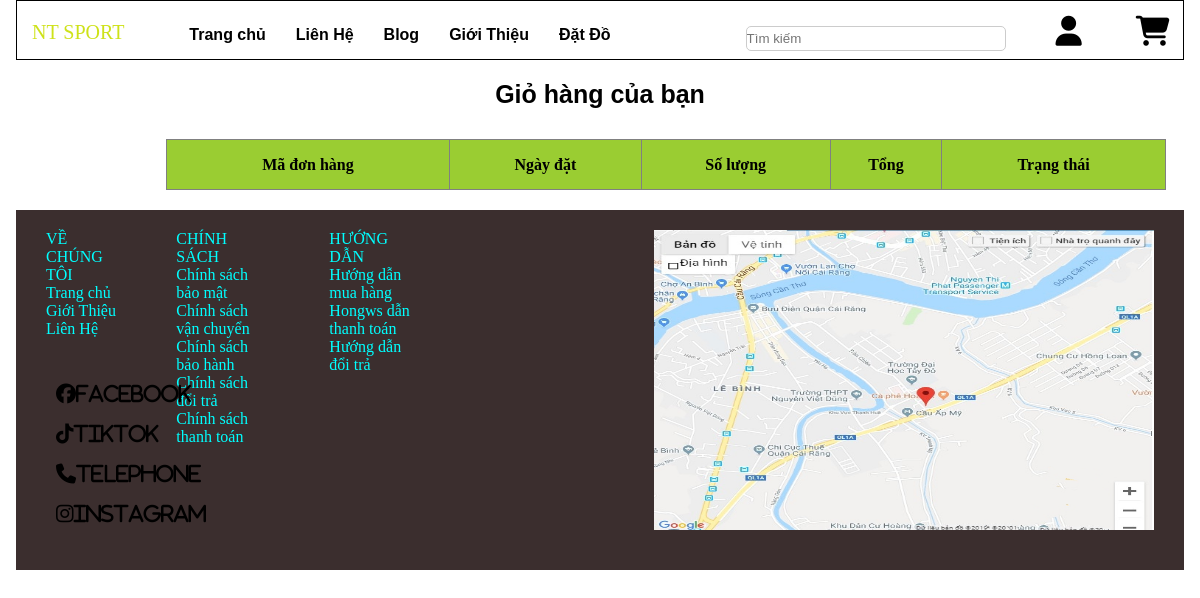
The page /index.php?act=mygh (signed in) on the database as committed earlier.
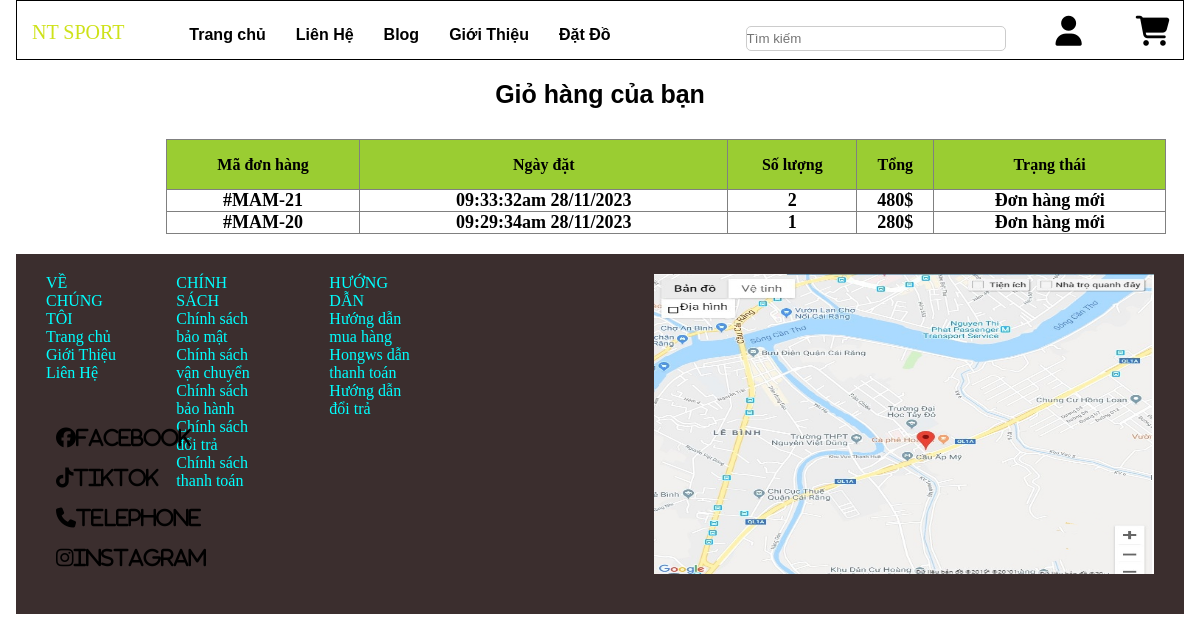
The same page on the database as committed later.
### tables this page shows
CREATE TABLE `hoadon` (
  `id` int(11) NOT NULL,
  `iduser` int(11) NOT NULL DEFAULT 0,
  `hd_name` varchar(255) NOT NULL,
  `hd_email` varchar(255) NOT NULL,
  `hd_address` varchar(255) NOT NULL,
  `hd_tel` int(11) NOT NULL,
  `hd_pttt` tinyint(4) NOT NULL DEFAULT 0 COMMENT '1.Trả khi nhận hàng\r\n2.Thanh toán qua ngân hàng\r\n3.Thanh toán online',
  `ngaydathang` varchar(50) NOT NULL,
  `tong` int(11) NOT NULL,
  `trangthai` varchar(255) NOT NULL DEFAULT '0' COMMENT '1.Chờ xác nhận\r\n2.Đang xử lý\r\n3.Đang giao'
);

### model/pdo.php (called while the page is built, shortened)
<?php
function pdo_get_connection(){
    $servername = "localhost";
    $username = "root";
    $password = "";
    try {
        $conn = new PDO("mysql:host=$servername;dbname=duan1", $username, $password);
        $conn->setAttribute(PDO::ATTR_ERRMODE, PDO::ERRMODE_EXCEPTION);
        return $conn;
    } catch(PDOException $e) {
        echo "Connection failed: " . $e->getMessage();
    }
}
function pdo_query($sql){
    $sql_args=array_slice(func_get_args(),1);
    try{
        $conn=pdo_get_connection();
        $stmt=$conn->prepare($sql);
        $stmt->execute($sql_args);
        $rows=$stmt->fetchAll();
        return $rows;
    }
    catch(PDOException $e){
        throw $e;
    }
    finally{
        unset($conn);
    }
}
?>

### model/giohang.php (called while the page is built, shortened)
<?php
function loadall_giohang_soluong($idhoadon){
    $sql = "select * from giohang where idhoadon='$idhoadon'";
    $result = pdo_query($sql);
    return sizeof($result);
}
function loadall_ghofme($iduser){
    $sql = "select * from hoadon where 1 ";
   if($iduser > 0){ $sql .= " AND iduser='$iduser'";
      $sql .= "order by id desc";}
    $result = pdo_query($sql);
    return $result;
}
function get_ttdh($n){
    switch($n) {
        case '0':
            $tt = "Đơn hàng mới";
            break;
    }
    return $tt;
}
?>

### view/giohang/ghofme.php (the view, shortened to what this page needs)
<main>
    <div class="giohang">
        <p>Giỏ hàng của bạn</p>
        <table>
            <tr>
                <th>Mã đơn hàng</th>
                <th>Ngày đặt</th>
                <th>Số lượng</th>
                <th>Tổng</th>
                <th>Trạng thái</th>
            </tr>
            <?php
            if (is_array($listdh)) {
                foreach ($listdh as $dh) {
                    extract($dh);
                    $ttdh = get_ttdh($dh['trangthai']);
                    $soluongdh = loadall_giohang_soluong($dh['id']);
                    ?>
                    <tr>
                        <td>#MAM-<?= $dh['id'] ?></td>
                        <td><?= $dh['ngaydathang'] ?></td>
                        <td><?= $soluongdh ?></td>
                        <td><?= $dh['tong'] . '$' ?></td>
                        <td><?= $ttdh ?></td>
                    </tr>
                <?php
                }
            }
            ?>
        </table>
    </div>
</main>

### view/header.php (shortened to what this page needs)
<!DOCTYPE html>
<html lang="en">
<head>
    <link rel="stylesheet" href="css/css.css">
    <link rel="stylesheet" href="https://cdnjs.cloudflare.com/ajax/libs/font-awesome/6.4.2/css/all.min.css"
>
</head>
<body onload="autoslide()">
    <div class="container">
        <header>
            <div class="headerr">
                <div class="logo">
                    <p>NT SPORT</p>
                </div>
                <DIV class="menu">
                    <ul>
                        <li><a href="index.php">Trang chủ</a></li>
                        <li><a href="">Liên Hệ</a></li>
                        <li><a href="">Blog</a></li>
                        <li><a href="">Giới Thiệu</a></li>
                        <li><a href="">Đặt Đồ</a></li>
                    </ul>
                </DIV>
                <form action="index.php?act=sanpham" method="post">
                    <input type="search" placeholder="Tìm kiếm" name="keyword">
                </form>
                <div class="icon">
                    <a href="index.php?act=dangnhap"><i class="fa-solid fa-user"></i></a>
                    <a href="index.php?act=giohang"><i class="fa-solid fa-cart-shopping"></i></a>
                </div>
            </div>
        </header>

### index.php (shortened to what this page needs)
<?php
include "model/pdo.php";
include "model/giohang.php";
include "view/header.php";
if (isset($_GET['act']) && ($_GET['act'] != "")) {
    $act = $_GET['act'];
    switch ($act) {
                case 'mygh':
                    $listdh = loadall_ghofme($_SESSION['taikhoan']['id']);
                    include 'view/giohang/ghofme.php';
                    break;
    }
} else {
    include "view/main.php";
}
include "view/footer.php";

### view/footer.php (shortened to what this page needs)
<footer>
            <div class="foot">
                <div class="lienhe">
                    <div class="vechungtoi">
                        <p>VỀ CHÚNG TÔI</p>
                        <P>Trang chủ</P>
                        <p>Giới Thiệu</p>
                        <p>Liên Hệ</p>
                    </div>
                    <div class="chinhsach">
                        <p>CHÍNH SÁCH</p>
                        <p>Chính sách bảo mật</p>
                        <p>Chính sách vận chuyển</p>
                        <p>Chính sách bảo hành</p>
                        <p>Chính sách đổi trả</p>
                        <p>Chính sách thanh toán</p>
                    </div>
                    <div class="huongdan">
                        <P>HƯỚNG DẪN</P>
                        <p>Hướng dẫn mua hàng</p>
                        <p>Hongws dẫn thanh toán</p>
                        <p>Hướng dẫn đổi trả</p>
                    </div>
                    <div class="maps">
                        <img src="./img/maps.jpg" alt="" srcset="">
                    </div>
                </div>
            </div>
                <div class="apps">
                    <i class="fa-brands fa-facebook">Facebook</i>
                    <i class="fa-brands fa-tiktok">Tiktok</i>
                    <i class="fa-solid fa-phone">Telephone</i>
                    <i class="fa-brands fa-instagram">Instagram</i>
                </div>
        </footer>
    </div>
</body>
</html>

### css/css.css (style rules this page uses)
* { margin: 0; padding: 0; box-sizing: border-box; }
.container { width: 100%; height: auto; margin: 0 auto; padding: 0 16px; }
.headerr { display: flex; position: relative; top: 15px; }
header { background-color: rgb(0,0,0,0.4); height: 60px; }
.headerr .logo>p { font-family: Georgia, serif; font-size: 20px; margin-left: 15px; margin-top: 5px; color: rgb(206, 226, 25); }
.headerr .menu>ul { display: flex; margin-left: 50px; }
.headerr .menu>ul>li>a { font-weight: bold; text-decoration: none; color: black; }
.headerr .menu>ul>li { margin:10px 15px; list-style: none; }
.headerr form { margin-left: 120px; margin-top: 10px; }
.headerr form>input { width: 250px; border-radius: 10px; }
.headerr .icon>a>i { margin-left: 50px; font-size: 30px; color: black; }
footer { margin-top: 20px; background-color: rgb(59, 46, 46); height: 360px; }
.lienhe { display: flex; }
.lienhe>div { margin:20px 30px; color: aqua; }
.maps>img { width: 500px; height: 300px; margin-left: 50px; }
.apps { display: grid; grid-template-columns: 1fr; position: relative; top: -180px; }
.apps>i { padding: 10px; margin-left: 30px; font-size: 20px; }
form { margin-top: 30px; font-family: 'Segoe UI', Tahoma, Geneva, Verdana, sans-serif; font-weight: 600; color: rgb(113, 138, 129); }
.giohang { margin-top: 20px; }
.giohang>p { font-size: 25px; font-weight: 600; font-family: Verdana, Geneva, Tahoma, sans-serif; text-align: center; }
.giohang table { margin-top: 30px; text-align: center; width: 1000px; border: 1px solid gray; border-radius: 10px; border-collapse: collapse; font-size: 16px; font-weight: 600; }
.giohang table td, table th { border: 1px solid rgb(36, 33, 33); }
.giohang table th { height: 50px; background-color: gray; }

### view/header.php (style rules this page uses)
header { background-color: white; border: 1px solid black; }
.headerr form input { width: 260px !important; height: 25px; border: 1px solid #ccc !important; border-radius: 5px; }
.logo { animation: blink 1s infinite; }
.menu ul li a { font-size: 16px; color: black; transition: all 0.3s ease; font-family: "Arial", sans-serif; border-radius: 50px; }

### view/giohang/ghofme.php (style rules this page uses)
th { background-color: yellowgreen !important; }
table td { font-size: 18px; border: 1px solid gray !important ; }
table th, table td { border: 1px solid gray ; }
table { position: relative; left: 150px; }

### view/footer.php (style rules this page uses)
.maps img { margin-left: 170px; }

Rows that differ between the two databases and show on the page:
added hoadon: id "21", ngaydathang "09:33:32am 28/11/2023", soluongdh "2", tong "480", trangthai "Đơn hàng mới"
added hoadon: id "20", ngaydathang "09:29:34am 28/11/2023", soluongdh "1", tong "280", trangthai "Đơn hàng mới"
